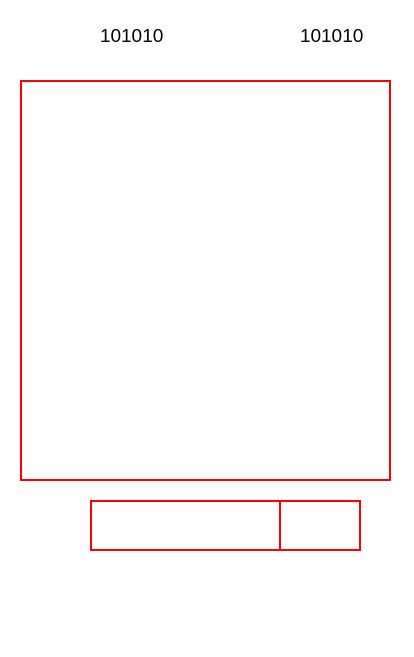
<?xml version="1.0" encoding="UTF-8"?>
<ui version="4.0">
 <class>Form</class>
 <widget class="QWidget" name="Form">
  <property name="geometry">
   <rect>
    <x>0</x>
    <y>0</y>
    <width>414</width>
    <height>657</height>
   </rect>
  </property>
  <property name="windowTitle">
   <string>Form</string>
  </property>
  <property name="styleSheet">
   <string notr="true">QWidget {background-color: white;}</string>
  </property>
  <widget class="QPushButton" name="pushButton_5">
   <property name="geometry">
    <rect>
     <x>234</x>
     <y>10</y>
     <width>71</width>
     <height>51</height>
    </rect>
   </property>
   <property name="cursor">
    <cursorShape>UpArrowCursor</cursorShape>
   </property>
   <property name="styleSheet">
    <string notr="true">QPushButton {background-color: white; border: None;}</string>
   </property>
   <property name="text">
    <string/>
   </property>
   <property name="icon">
    <iconset>
     <normaloff>Images/logo_lvl.png</normaloff>Images/logo_lvl.png</iconset>
   </property>
   <property name="iconSize">
    <size>
     <width>50</width>
     <height>50</height>
    </size>
   </property>
  </widget>
  <widget class="QTextEdit" name="textEdit">
   <property name="geometry">
    <rect>
     <x>20</x>
     <y>80</y>
     <width>371</width>
     <height>401</height>
    </rect>
   </property>
   <property name="styleSheet">
    <string notr="true">QTextEdit {border: 2px solid red;}</string>
   </property>
   <property name="html">
    <string>&lt;!DOCTYPE HTML PUBLIC &quot;-//W3C//DTD HTML 4.0//EN&quot; &quot;http://www.w3.org/TR/REC-html40/strict.dtd&quot;&gt;
&lt;html&gt;&lt;head&gt;&lt;meta name=&quot;qrichtext&quot; content=&quot;1&quot; /&gt;&lt;style type=&quot;text/css&quot;&gt;
p, li { white-space: pre-wrap; }
&lt;/style&gt;&lt;/head&gt;&lt;body style=&quot; font-family:'MS Shell Dlg 2'; font-size:8.25pt; font-weight:400; font-style:normal;&quot;&gt;
&lt;p style=&quot;-qt-paragraph-type:empty; margin-top:0px; margin-bottom:0px; margin-left:0px; margin-right:0px; -qt-block-indent:0; text-indent:0px;&quot;&gt;&lt;br /&gt;&lt;/p&gt;&lt;/body&gt;&lt;/html&gt;</string>
   </property>
  </widget>
  <widget class="QPushButton" name="pushButton">
   <property name="geometry">
    <rect>
     <x>320</x>
     <y>560</y>
     <width>81</width>
     <height>91</height>
    </rect>
   </property>
   <property name="cursor">
    <cursorShape>PointingHandCursor</cursorShape>
   </property>
   <property name="styleSheet">
    <string notr="true">QPushButton {background-color: white; border: None;}</string>
   </property>
   <property name="text">
    <string/>
   </property>
   <property name="icon">
    <iconset>
     <normaloff>Images/CA_button.png</normaloff>Images/CA_button.png</iconset>
   </property>
   <property name="iconSize">
    <size>
     <width>100</width>
     <height>100</height>
    </size>
   </property>
  </widget>
  <widget class="QPushButton" name="pushButton_2">
   <property name="geometry">
    <rect>
     <x>10</x>
     <y>570</y>
     <width>81</width>
     <height>81</height>
    </rect>
   </property>
   <property name="cursor">
    <cursorShape>PointingHandCursor</cursorShape>
   </property>
   <property name="styleSheet">
    <string notr="true">QPushButton {background-color: white; border: None;}</string>
   </property>
   <property name="text">
    <string/>
   </property>
   <property name="icon">
    <iconset>
     <normaloff>Images/candymarket_iFace_1.png</normaloff>Images/candymarket_iFace_1.png</iconset>
   </property>
   <property name="iconSize">
    <size>
     <width>150</width>
     <height>150</height>
    </size>
   </property>
  </widget>
  <widget class="QLabel" name="label">
   <property name="geometry">
    <rect>
     <x>100</x>
     <y>10</y>
     <width>141</width>
     <height>51</height>
    </rect>
   </property>
   <property name="font">
    <font>
     <pointsize>14</pointsize>
    </font>
   </property>
   <property name="text">
    <string>101010</string>
   </property>
  </widget>
  <widget class="QPushButton" name="pushButton_4">
   <property name="geometry">
    <rect>
     <x>20</x>
     <y>10</y>
     <width>75</width>
     <height>51</height>
    </rect>
   </property>
   <property name="cursor">
    <cursorShape>UpArrowCursor</cursorShape>
   </property>
   <property name="styleSheet">
    <string notr="true">QPushButton {background-color: white; border: None;}</string>
   </property>
   <property name="text">
    <string/>
   </property>
   <property name="icon">
    <iconset>
     <normaloff>Images/candycash_logo.png</normaloff>Images/candycash_logo.png</iconset>
   </property>
   <property name="iconSize">
    <size>
     <width>50</width>
     <height>50</height>
    </size>
   </property>
  </widget>
  <widget class="QLabel" name="label_2">
   <property name="geometry">
    <rect>
     <x>300</x>
     <y>10</y>
     <width>111</width>
     <height>51</height>
    </rect>
   </property>
   <property name="font">
    <font>
     <pointsize>14</pointsize>
    </font>
   </property>
   <property name="text">
    <string>101010</string>
   </property>
  </widget>
  <widget class="QPushButton" name="pushButton_3">
   <property name="geometry">
    <rect>
     <x>270</x>
     <y>500</y>
     <width>91</width>
     <height>51</height>
    </rect>
   </property>
   <property name="cursor">
    <cursorShape>PointingHandCursor</cursorShape>
   </property>
   <property name="styleSheet">
    <string notr="true">QPushButton {background-color: white; border: 2px solid red;}</string>
   </property>
   <property name="text">
    <string/>
   </property>
   <property name="icon">
    <iconset>
     <normaloff>Images/logo_go_mes.png</normaloff>Images/logo_go_mes.png</iconset>
   </property>
   <property name="iconSize">
    <size>
     <width>300</width>
     <height>300</height>
    </size>
   </property>
  </widget>
  <widget class="QLineEdit" name="lineEdit">
   <property name="geometry">
    <rect>
     <x>90</x>
     <y>500</y>
     <width>191</width>
     <height>51</height>
    </rect>
   </property>
   <property name="styleSheet">
    <string notr="true">QLineEdit {background-color: white; border: 2px solid red;}</string>
   </property>
  </widget>
 </widget>
 <resources/>
 <connections/>
</ui>
